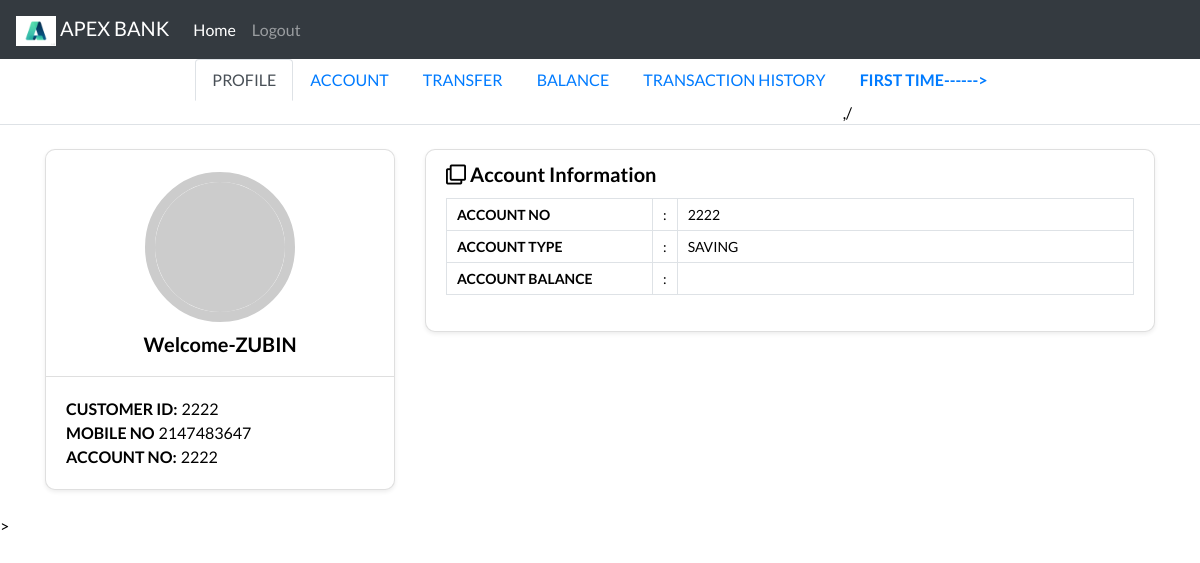
/account.php (signed in), run on the app's committed database.
### tables this page shows
CREATE TABLE `account` (
  `SNO` int(5) NOT NULL,
  `ACC_NO` int(11) NOT NULL,
  `ACC_BAL` int(23) NOT NULL,
  `ACC_TYPE` char(11) NOT NULL,
  `CUS_FK` int(11) NOT NULL
);

CREATE TABLE `customers` (
  `CUS_ID` int(4) NOT NULL,
  `CUS_PASS` varchar(23) NOT NULL,
  `CUS_NAME` char(20) NOT NULL,
  `CUS_EMAIL` varchar(32) NOT NULL,
  `CUS_ADD` varchar(112) NOT NULL,
  `CUS_MOBILE` bigint(10) NOT NULL,
  `ACC_NO` int(12) NOT NULL,
  `DATE` datetime NOT NULL DEFAULT current_timestamp(),
  `APPROVE` varchar(2) NOT NULL,
  `PAN_NO` bigint(20) NOT NULL
);

### _dbconnection_acc.php (called while the page is built)
<?php
include '_dbconnect.php';
$user_check=$_SESSION['CUS_ID'];
$sql ="SELECT * FROM customers INNER JOIN account D ON D.CUS_FK='$user_check' and customers.CUS_ID='$user_check'";
$result = mysqli_query($conn, $sql);
$row=mysqli_fetch_assoc($result);
?>

### function_2.php (the view, shortened to what this page needs)
<?php include '_dbconnection_acc.php'?>
    <?php
                include '_dbconnect.php';
                $user_check=$_SESSION['CUS_ID'];
                $sql1 = "SELECT * FROM  `customers` where CUS_ID=$user_check";
                $query1 = mysqli_query($conn,$sql1);
                $rows1 = mysqli_fetch_array($query1);
                $r=$rows1['ACC_NO'];
                $sql2= "SELECT (sum(CR_AMT)-sum(DB_AMT)) as BALANCE FROM trantab where ACC_NO='$r'";
                $query2 = mysqli_query($conn,$sql2);
                $row2 = mysqli_fetch_array($query2);
            ?>
<div class="student-profile py-4">
  <div class="container">
    <div class="row">
      <div class="col-lg-4">
        <div class="card shadow-sm">
          <div class="card-header bg-transparent text-center">
            <img class="profile_img" src="https://placeimg.com/640/480/arch/any" alt="">
            <h3>Welcome-<?php echo $row['CUS_NAME'] ;
            ?>
            </h3>
          </div>
          <div class="card-body">
            <p class="mb-0"><strong class="pr-1">CUSTOMER ID:</strong><?php echo $row['CUS_ID'] ;
            ?></p>
            <p class="mb-0"><strong class="pr-1">MOBILE NO</strong><?php echo $row['CUS_MOBILE'] ;
           ?></p>
            <p class="mb-0"><strong class="pr-1">ACCOUNT NO:</strong><?php echo $row['ACC_NO'] ;
            ?></p>
          </div>
        </div>
      </div>
      <div class="col-lg-8">
        <div class="card shadow-sm">
          <div class="card-header bg-transparent border-0">
            <h3 class="mb-0"><i class="far fa-clone pr-1"></i>Account Information</h3>
          </div>
          <div class="card-body pt-0">
            <table class="table table-bordered">
              <tr>
                <th width="30%">ACCOUNT NO</th>
                <td width="2%">:</td>
                <td><?php echo $row['ACC_NO'] ;
            ?></td>
              </tr>
              <tr>
                <th width="30%">ACCOUNT TYPE</th>
                <td width="2%">:</td>
                <td><?php echo $row['ACC_TYPE'] ;
            ?></td>
              </tr>
              <tr>
                <th width="30%">ACCOUNT BALANCE</th>
                <td width="2%">:</td>
                <td><?php echo $row2['BALANCE'] ;
            ?></td>
              </tr>
            </table>
          </div>
        </div>
      </div>
    </div>
  </div>
</div>

### data on the page
account: CUS_FK.CUS_NAME "ZUBIN", CUS_FK.CUS_ID "2222", CUS_FK.CUS_MOBILE "2147483647", ACC_NO "2222", ACC_TYPE "SAVING"
